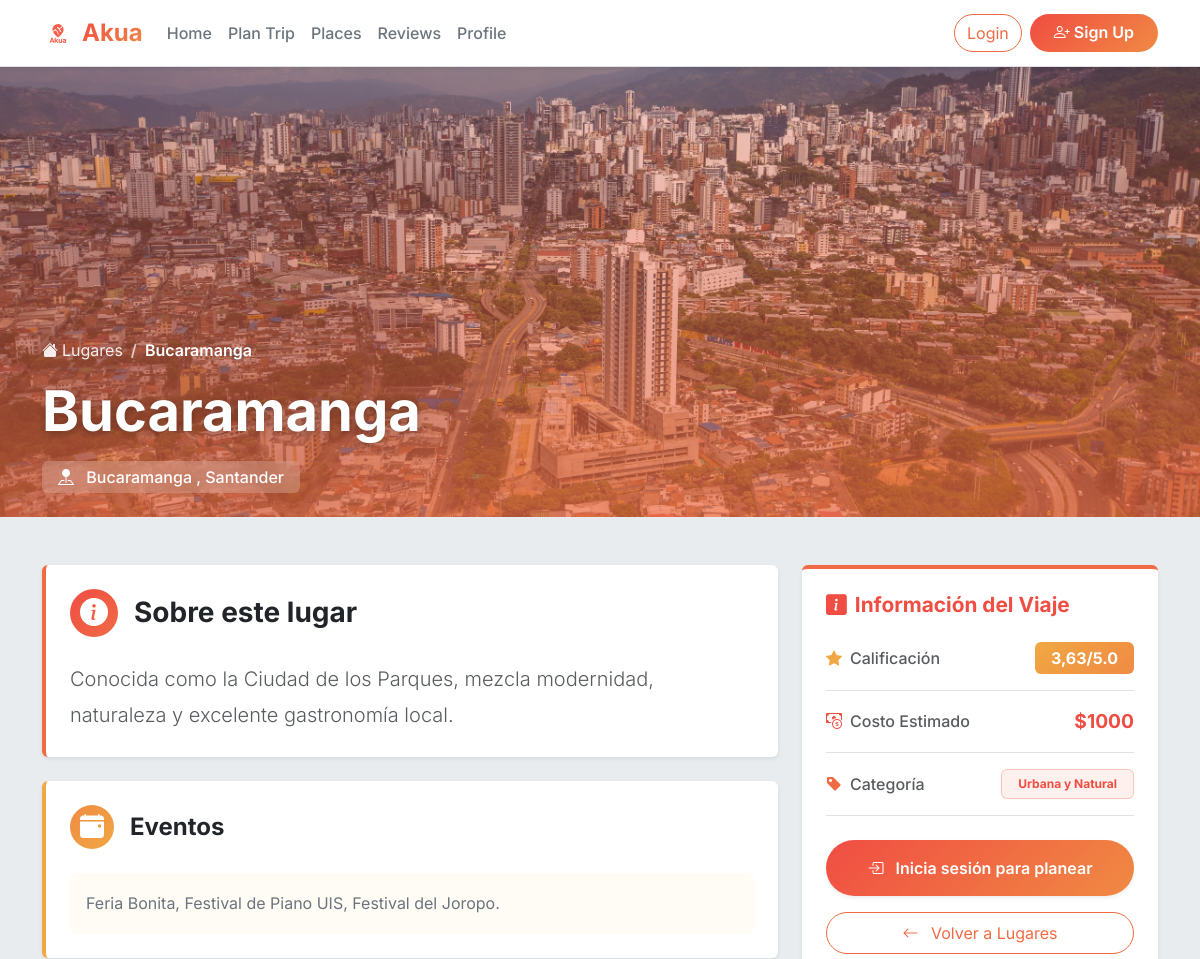
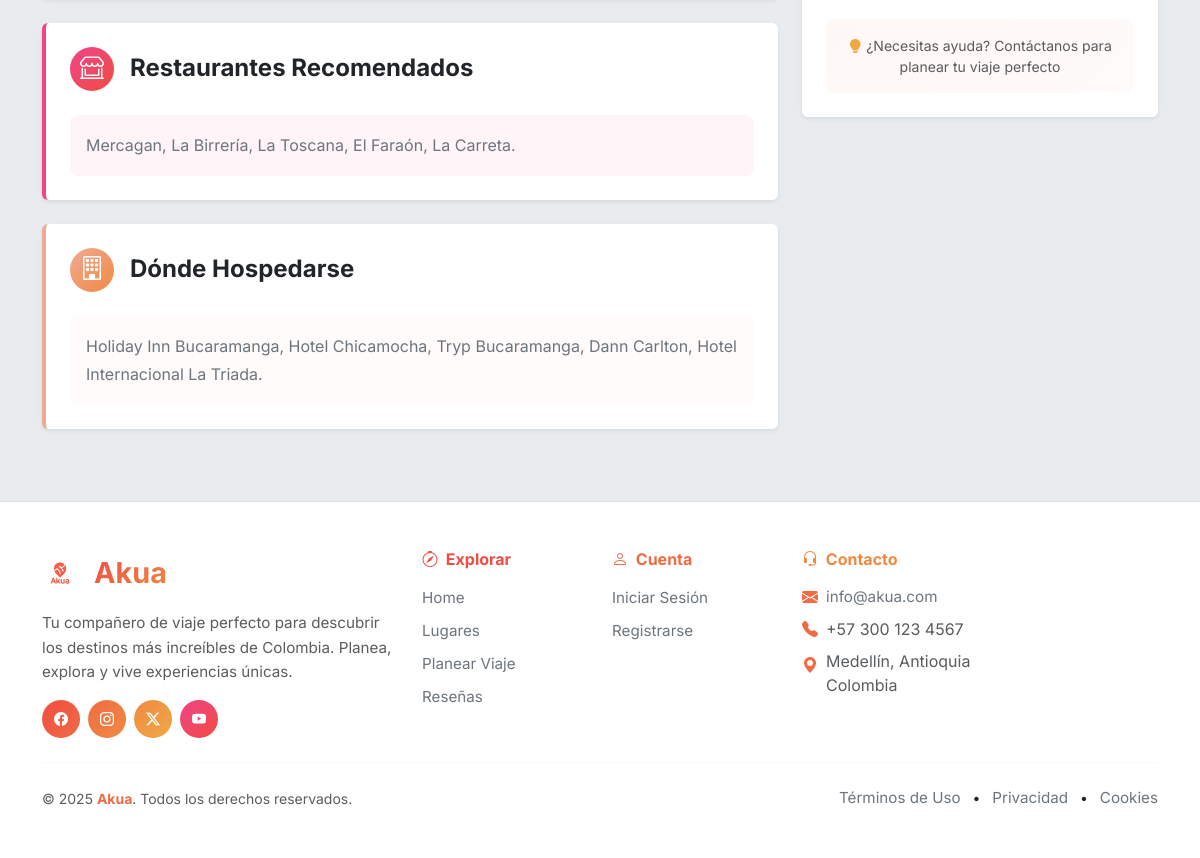
The page /places/bucaramanga/ on the database its author committed (2 pictures, top to bottom).
### core/models.py (models this page shows, shortened)
class Place(models.Model):
    id = models.AutoField(primary_key=True)
    name = models.CharField(
        max_length=200,
        unique=True,
        verbose_name="Nombre del Lugar"
    )
    slug = models.SlugField(max_length=220, unique=True, blank=True)
    photo = models.ImageField(
        upload_to='places_photos/',
        verbose_name="Foto Principal",
        blank=True,
        null=True
    )
    short_description = models.CharField(
        max_length=200,
        verbose_name="Descripción Breve",
        help_text="Descripción corta para las tarjetas"
    )
    events = models.CharField(
        max_length=500,
        blank=True,
        verbose_name="Eventos",
        help_text="Eventos disponibles en el lugar"
    )
    restaurants = models.CharField(
        max_length=500,
        blank=True,
        verbose_name="Restaurantes",
        help_text="Restaurantes recomendados"
    )
    hotels = models.CharField(
        max_length=500,
        blank=True,
        verbose_name="Hoteles",
        help_text="Hoteles cercanos"
    )
    estimated_cost = models.DecimalField(
        max_digits=10,
        decimal_places=2,
        default=0.00,
        verbose_name="Costo Estimado"
    )
    category = models.CharField(
        max_length=100,
        blank=True,
        verbose_name="Categoría",
        help_text="Ej: Playa, Montaña, Cultural"
    )
    rating_average = models.DecimalField(
        max_digits=3,
        decimal_places=2,
        default=0.00,
        verbose_name="Calificación Promedio"
    )
    city = models.CharField(max_length=100, blank=True, verbose_name="Ciudad")
    department = models.CharField(max_length=100, blank=True, verbose_name="Departamento")
    created_at = models.DateTimeField(auto_now_add=True)
    updated_at = models.DateTimeField(auto_now=True)
    class Meta:
        verbose_name = "Lugar"
        verbose_name_plural = "Lugares"
        ordering = ['-rating_average', 'name']

### core/views.py (the view)
# urls.py: path('places/<slug:slug>/', views.place_detail, name='place_detail'),
def place_detail(request, slug):
    place = get_object_or_404(Place, slug=slug)
    context = {
        'place': place
    }
    return render(request, 'core/place_detail.html', context)

### core/templates/core/place_detail.html (shortened to what this page needs)
{% extends 'core/base.html' %}
{% load static %}
{% block content %}
<div class="position-relative" style="height: 450px; overflow: hidden;">
  {% if place.photo %}
  <img src="{{ place.photo.url }}" alt="{{ place.name }}"
       class="w-100 h-100" style="object-fit: cover;">
  {% else %}
  <div class="w-100 h-100 d-flex align-items-center justify-content-center" style="
    background: linear-gradient(135deg, rgba(240, 77, 67, 0.1), rgba(240, 138, 67, 0.1));
  ">
    <i class="bi bi-image" style="font-size: 5rem; color: #F06B43;"></i>
  </div>
  {% endif %}
  <div class="position-absolute top-0 start-0 w-100 h-100"
       style="background: linear-gradient(to bottom, rgba(240, 77, 67, 0.2), rgba(240, 107, 67, 0.7));"></div>
  <div class="position-absolute bottom-0 start-0 w-100 p-4 text-white">
    <div class="container">
      <nav aria-label="breadcrumb">
        <ol class="breadcrumb mb-3">
          <li class="breadcrumb-item">
            <a href="{% url 'places' %}" class="text-white text-decoration-none" style="opacity: 0.9;">
              <i class="bi bi-house-fill me-1"></i>Lugares
            </a>
          </li>
          <li class="breadcrumb-item active text-white fw-semibold" aria-current="page">
            {{ place.name }}
          </li>
        </ol>
      </nav>
      <h1 class="display-4 fw-bold mb-3 text-shadow">{{ place.name }}</h1>
      {% if place.city or place.department %}
      <p class="lead mb-0 d-flex align-items-center">
        <span class="badge px-3 py-2" style="
          background: rgba(255, 255, 255, 0.2);
          backdrop-filter: blur(10px);
          font-size: 1rem;
          font-weight: 500;
        ">
          <i class="bi bi-pin-map-fill me-2"></i>
          {% if place.city %}{{ place.city }}{% endif %}
          {% if place.city and place.department %}, {% endif %}
          {% if place.department %}{{ place.department }}{% endif %}
        </span>
      </p>
      {% endif %}
    </div>
  </div>
</div>
<div class="container py-5">
  <div class="row">
    <div class="col-lg-8">
      <div class="card border-0 shadow-sm mb-4" style="border-left: 4px solid #F06B43 !important;">
        <div class="card-body p-4">
          <h3 class="fw-bold mb-4 d-flex align-items-center">
            <span class="me-3 d-flex align-items-center justify-content-center rounded-circle" style="
              width: 48px;
              height: 48px;
              background: linear-gradient(135deg, #F04D43, #F06B43);
              color: white;
            ">
              <i class="bi bi-info-circle-fill"></i>
            </span>
            Sobre este lugar
          </h3>
          <p class="lead text-muted mb-0" style="line-height: 1.8;">{{ place.short_description }}</p>
        </div>
      </div>
      {% if place.events %}
      <div class="card border-0 shadow-sm mb-4" style="border-left: 4px solid #F0A843 !important;">
        <div class="card-body p-4">
          <h4 class="fw-bold mb-4 d-flex align-items-center">
            <span class="me-3 d-flex align-items-center justify-content-center rounded-circle" style="
              width: 44px;
              height: 44px;
              background: linear-gradient(135deg, #F08A43, #F0A843);
              color: white;
            ">
              <i class="bi bi-calendar-event-fill"></i>
            </span>
            Eventos
          </h4>
          <div class="p-3 rounded-3" style="background-color: rgba(240, 168, 67, 0.05);">
            <p class="mb-0 text-secondary" style="line-height: 1.8;">{{ place.events }}</p>
          </div>
        </div>
      </div>
      {% endif %}
      {% if place.restaurants %}
      <div class="card border-0 shadow-sm mb-4" style="border-left: 4px solid #F04388 !important;">
        <div class="card-body p-4">
          <h4 class="fw-bold mb-4 d-flex align-items-center">
            <span class="me-3 d-flex align-items-center justify-content-center rounded-circle" style="
              width: 44px;
              height: 44px;
              background: linear-gradient(135deg, #F04388, #F04D43);
              color: white;
            ">
              <i class="bi bi-shop-window"></i>
            </span>
            Restaurantes Recomendados
          </h4>
          <div class="p-3 rounded-3" style="background-color: rgba(240, 67, 136, 0.05);">
            <p class="mb-0 text-secondary" style="line-height: 1.8;">{{ place.restaurants }}</p>
          </div>
        </div>
      </div>
      {% endif %}
      {% if place.hotels %}
      <div class="card border-0 shadow-sm mb-4" style="border-left: 4px solid #F0A993 !important;">
        <div class="card-body p-4">
          <h4 class="fw-bold mb-4 d-flex align-items-center">
            <span class="me-3 d-flex align-items-center justify-content-center rounded-circle" style="
              width: 44px;
              height: 44px;
              background: linear-gradient(135deg, #F0A993, #F08A43);
              color: white;
            ">
              <i class="bi bi-building"></i>
            </span>
            Dónde Hospedarse
          </h4>
          <div class="p-3 rounded-3" style="background-color: rgba(240, 169, 147, 0.05);">
            <p class="mb-0 text-secondary" style="line-height: 1.8;">{{ place.hotels }}</p>
          </div>
        </div>
      </div>
      {% endif %}
    </div>
    <div class="col-lg-4">
      <div class="card border-0 shadow-sm mb-4 sticky-top" style="
        top: 100px;
        border-top: 4px solid #F06B43 !important;
      ">
        <div class="card-body p-4">
          <h5 class="fw-bold mb-4" style="
            color: #F04D43;
            font-size: 1.3rem;
          ">
            <i class="bi bi-info-square-fill me-2"></i>Información del Viaje
          </h5>
          {% if place.rating_average > 0 %}
          <div class="d-flex justify-content-between align-items-center mb-3 pb-3 border-bottom">
            <span class="text-muted d-flex align-items-center">
              <i class="bi bi-star-fill me-2" style="color: #F0A843;"></i>
              <span class="fw-medium">Calificación</span>
            </span>
            <span class="badge px-3 py-2" style="
              background: linear-gradient(135deg, #F0A843, #F08A43);
              font-size: 1rem;
            ">
              {{ place.rating_average }}/5.0
            </span>
          </div>
          {% endif %}
          {% if place.estimated_cost > 0 %}
          <div class="d-flex justify-content-between align-items-center mb-3 pb-3 border-bottom">
            <span class="text-muted d-flex align-items-center">
              <i class="bi bi-cash-coin me-2" style="color: #F04D43;"></i>
              <span class="fw-medium">Costo Estimado</span>
            </span>
            <span class="fw-bold" style="
              color: #F04D43;
              font-size: 1.2rem;
            ">
              ${{ place.estimated_cost|floatformat:0 }}
            </span>
          </div>
          {% endif %}
          {% if place.category %}
          <div class="d-flex justify-content-between align-items-center mb-4 pb-3 border-bottom">
            <span class="text-muted d-flex align-items-center">
              <i class="bi bi-tag-fill me-2" style="color: #F06B43;"></i>
              <span class="fw-medium">Categoría</span>
            </span>
            <span class="badge px-3 py-2 border" style="
              background-color: rgba(240, 107, 67, 0.1);
              color: #F04D43;
              border-color: rgba(240, 107, 67, 0.3) !important;
            ">
              {{ place.category }}
            </span>
          </div>
          {% endif %}
          <div class="d-grid gap-3 mt-4">
            {% if user.is_authenticated %}
            <a href="{% url 'donde_ir' %}?where={% if place.city %}{{ place.city|urlencode }}{% elif place.department %}{{ place.department|urlencode }}{% endif %}" class="btn btn-akua rounded-pill py-3 shadow-sm" style="
              font-weight: 600;
              font-size: 1rem;
            ">
              <i class="bi bi-map-fill me-2"></i> Planear Viaje
            </a>
            {% else %}
            <a href="{% url 'login' %}" class="btn btn-akua rounded-pill py-3 shadow-sm" style="
              font-weight: 600;
              font-size: 1rem;
            ">
              <i class="bi bi-box-arrow-in-right me-2"></i> Inicia sesión para planear
            </a>
            {% endif %}
            <a href="{% url 'places' %}" class="btn btn-outline-secondary rounded-pill py-2">
              <i class="bi bi-arrow-left me-2"></i> Volver a Lugares
            </a>
          </div>
          <div class="mt-4 p-3 rounded-3" style="
            background: linear-gradient(135deg, rgba(240, 107, 67, 0.05), rgba(240, 169, 147, 0.05));
          ">
            <p class="small text-muted mb-0 text-center">
              <i class="bi bi-lightbulb-fill" style="color: #F0A843;"></i>
              ¿Necesitas ayuda? Contáctanos para planear tu viaje perfecto
            </p>
          </div>
        </div>
      </div>
    </div>
  </div>
</div>
{% endblock %}

### core/static/core/css/theme.css (style rules this page uses)
:root { --akua-orange:#f97316; --akua-orange-dark:#ea580c; --akua-pink:#ff1e8a; }
body { font-feature-settings:'ss01' on,'cv01' on }
.btn-akua { color:#fff;background:var(--akua-orange);border:0 }

### core/templates/core/base.html (style rules this page uses)
body { font-family: 'Inter', ui-sans-serif, system-ui, -apple-system, 'Segoe UI', Roboto, sans-serif; display: flex; flex-direction: column; min-height: 100vh; }
:root { --akua-primary: #F06B43; --akua-primary-dark: #F04D43; --akua-primary-light: #F08A43; --akua-accent: #F04388; --akua-accent-light: #F0A993; --akua-gold: #F0A843; }
.btn-akua { background: linear-gradient(135deg, var(--akua-primary-dark) 0%, var(--akua-primary) 50%, var(--akua-primary-light) 100%); color: white; border: none; font-weight: 600; transition: all 0.3s ease; }
a { color: var(--akua-primary); text-decoration: none; transition: color 0.2s ease; }

### core/templates/core/place_detail.html (style rules this page uses)
.breadcrumb-item + .breadcrumb-item::before { color: rgba(255, 255, 255, 0.7); }
.text-shadow { text-shadow: 0 2px 8px rgba(0, 0, 0, 0.3); }
.btn-outline-secondary { border-color: #F06B43; color: #F06B43; transition: all 0.3s ease; }
.card { transition: transform 0.3s ease; }

### core/templates/core/partials/footer.html (style rules this page uses)
body { display: flex; flex-direction: column; min-height: 100vh; }

### rows shown on the page
Place: photo (picture), name "Bucaramanga", city "Bucaramanga", department "Santander", short_description "Conocida como la Ciudad de los Parques, mezcla modernidad, naturaleza y excelente gastronomía local.", events "Feria Bonita, Festival de Piano UIS, Festival del Joropo.", restaurants "Mercagan, La Birrería, La Toscana, El Faraón, La Carreta.", hotels "Holiday Inn Bucaramanga, Hotel Chicamocha, Tryp Bucaramanga, Dann Carlton, Hotel Internacional La Triada.", rating_average "3,63", estimated_cost "1000", category "Urbana y Natural"
